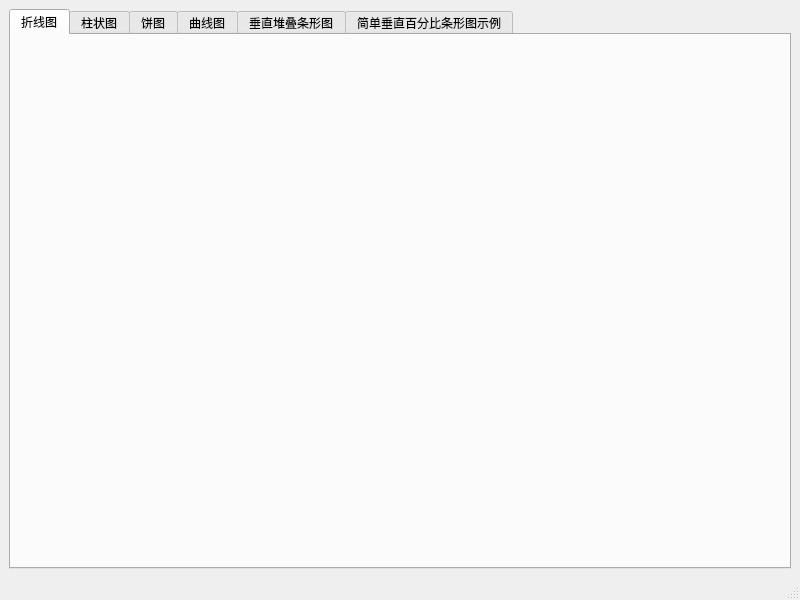
<?xml version="1.0" encoding="UTF-8"?>
<ui version="4.0">
 <class>ChartDemo</class>
 <widget class="QMainWindow" name="ChartDemo">
  <property name="geometry">
   <rect>
    <x>0</x>
    <y>0</y>
    <width>800</width>
    <height>600</height>
   </rect>
  </property>
  <property name="minimumSize">
   <size>
    <width>800</width>
    <height>600</height>
   </size>
  </property>
  <property name="windowTitle">
   <string>ChartDemo</string>
  </property>
  <widget class="QWidget" name="centralwidget">
   <layout class="QVBoxLayout" name="verticalLayout">
    <item>
     <widget class="QTabWidget" name="tabWidget">
      <property name="currentIndex">
       <number>0</number>
      </property>
      <widget class="LineChart" name="page_LineChart">
       <attribute name="title">
        <string>折线图</string>
       </attribute>
      </widget>
      <widget class="BarChart" name="page_BarChart">
       <attribute name="title">
        <string>柱状图</string>
       </attribute>
      </widget>
      <widget class="PieChart" name="page_PieChart">
       <attribute name="title">
        <string>饼图</string>
       </attribute>
      </widget>
      <widget class="SplineChart" name="page_SplineChart">
       <attribute name="title">
        <string>曲线图</string>
       </attribute>
      </widget>
      <widget class="StackedBarChart" name="page_StackedBarChart">
       <attribute name="title">
        <string>垂直堆叠条形图</string>
       </attribute>
      </widget>
      <widget class="PercentBarChart" name="page_PercentBarChart">
       <attribute name="title">
        <string>简单垂直百分比条形图示例</string>
       </attribute>
      </widget>
     </widget>
    </item>
   </layout>
  </widget>
  <widget class="QMenuBar" name="menubar">
   <property name="geometry">
    <rect>
     <x>0</x>
     <y>0</y>
     <width>800</width>
     <height>43</height>
    </rect>
   </property>
  </widget>
  <widget class="QStatusBar" name="statusbar"/>
 </widget>
 <customwidgets>
  <customwidget>
   <class>LineChart</class>
   <extends>QWidget</extends>
   <header location="global">LineChart.h</header>
   <container>1</container>
  </customwidget>
  <customwidget>
   <class>BarChart</class>
   <extends>QWidget</extends>
   <header location="global">BarChart.h</header>
   <container>1</container>
  </customwidget>
  <customwidget>
   <class>PieChart</class>
   <extends>QWidget</extends>
   <header location="global">PieChart.h</header>
   <container>1</container>
  </customwidget>
  <customwidget>
   <class>SplineChart</class>
   <extends>QWidget</extends>
   <header location="global">SplineChart.h</header>
   <container>1</container>
  </customwidget>
  <customwidget>
   <class>StackedBarChart</class>
   <extends>QWidget</extends>
   <header location="global">StackedBarChart.h</header>
   <container>1</container>
  </customwidget>
  <customwidget>
   <class>PercentBarChart</class>
   <extends>QWidget</extends>
   <header location="global">PercentBarChart.h</header>
   <container>1</container>
  </customwidget>
 </customwidgets>
 <resources/>
 <connections/>
</ui>
